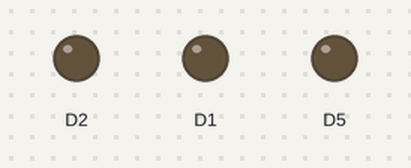
Simulated run of this sketch. Board: ESP8266 (NodeMCU). On the bench: output pins drawn as LEDs (lit = HIGH).

Above: at 0.2 s.
At 1.2 s:
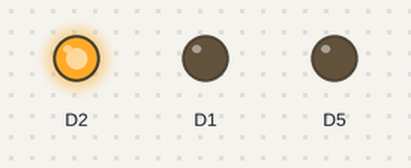
At 1.7 s:
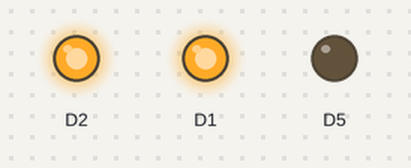
At 2.2 s:
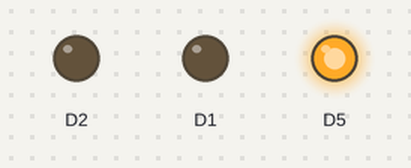
At 3.2 s:
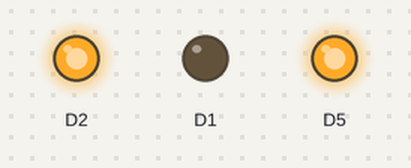
At 4.7 s:
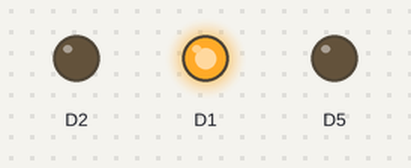
Timing chart, 0 to 5.2 s (numbered marks = the images above):
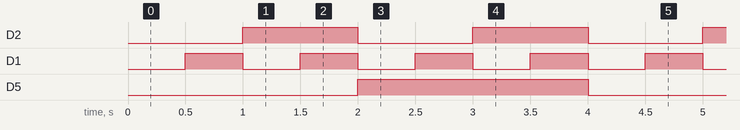

Measured:
- by itself, D2: alternates HIGH for 1.0 s and LOW for 1.0 s
- by itself, D1: alternates HIGH for 0.50 s and LOW for 0.50 s
- by itself, D5: alternates HIGH for 2.0 s and LOW for 2.0 s

The sketch:

contador_binario.ino
```cpp
// Francisco Javier Chacón de Dios
// Diplomado de titulación 2021 (Febrero-Abril)
// contador_binario.ino
// Práctica de contador binario usando 3 bits de 0 a 7.


void setup() {
  pinMode(D1, OUTPUT);
  pinMode(D2, OUTPUT);
  pinMode(D5, OUTPUT);
}

void loop() {
  for (int counter = 0; counter < 8; counter++) {
    digitalWrite(D1, byteValue(counter, 0));
    digitalWrite(D2, byteValue(counter, 1));
    digitalWrite(D5, byteValue(counter, 2));
    delay(500);
  }
}

int byteValue(int number, int bytePosition) {
  return (number >> bytePosition) & 1;
}
```
